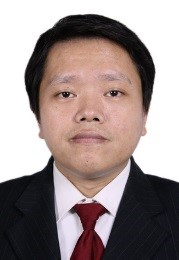
%> input picture CHT/CH01/1.jpg, 179 x 260 px
$ octave fig3.m   (GNU Octave 9; MATLAB toolbox functions it lacks are replaced by stand-ins)
%> lines starting %> are read from the running program, lines starting %| are printed output that depends on the picture; in (x1, y1, x2, y2) boxes, pixels count from 0 and x2, y2 are one past the last pixel; in counts of white or black regions, pixels touching at a corner belong together; the program's own positions count from 1
close all;
clear; clc;
BW1 = im2bw(imread('1.jpg'));
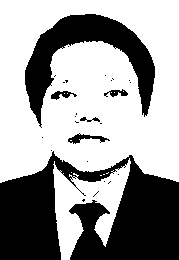
%> BW1: size 260x179 logical; 61.5% white; 27 black regions (21 under 20 px), largest, box (x1, y1, x2, y2) and area: (0, 151, 179, 260) 12508, (25, 14, 155, 128) 4939, (68, 133, 110, 144) 181, (51, 91, 77, 100) 117, (104, 89, 128, 97) 100, (80, 117, 100, 122) 50
BW2 = imfill(BW1,'holes');
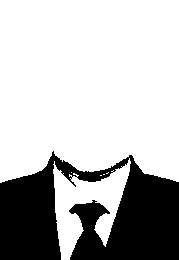
%> BW2: size 260x179 logical; 73.2% white; 1 black region, box (x1, y1, x2, y2) and area: (0, 151, 179, 260) 12487
subplot(121),
imshow(BW1),
title('im2bw result')
subplot(122),
imshow(BW2),
title('imfill result')
